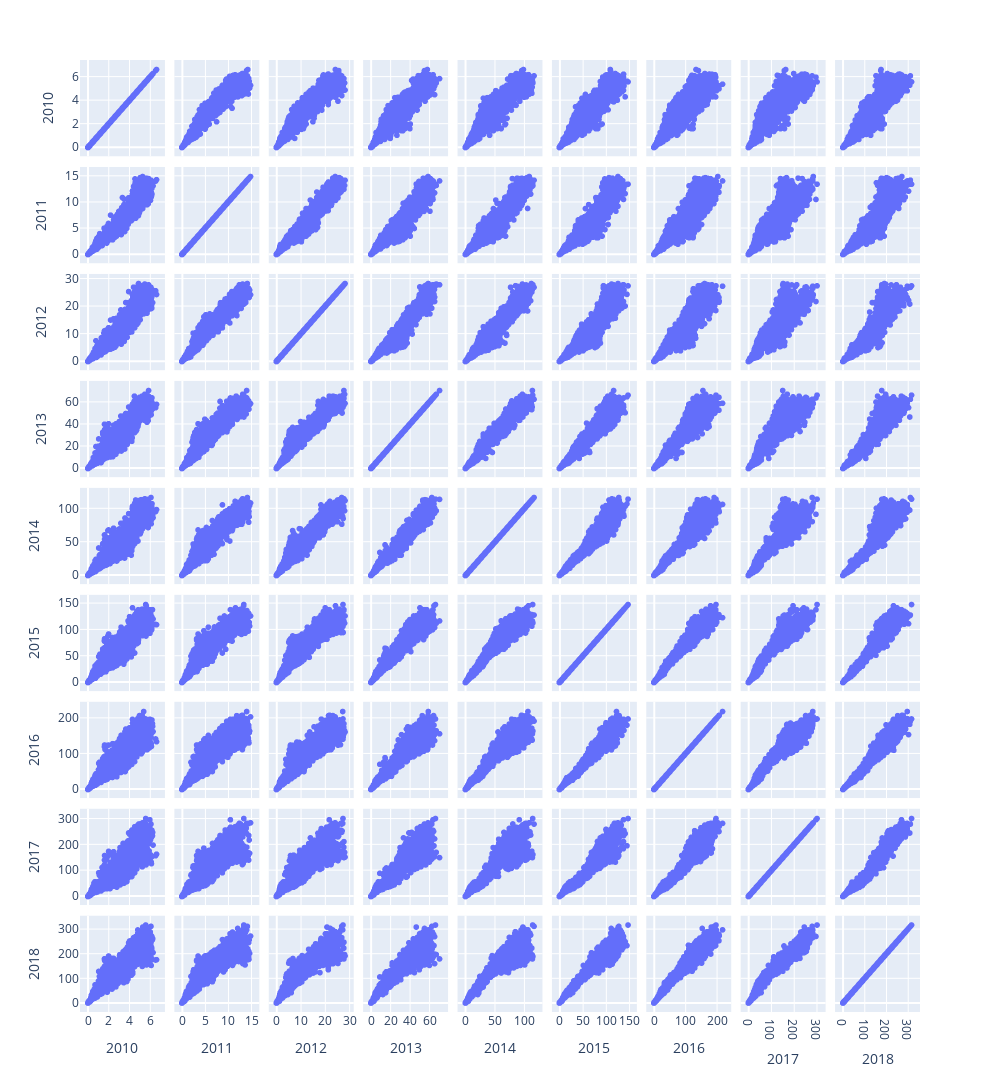

This figure's notebook cell:
### Code cell
import plotly.express as px
fig = px.scatter_matrix(demand_vis, width=1000, height=1200)
fig.show()

### Figure 1 — Plotly figure (JSON) as saved in the notebook; plotly's stock layout.template omitted (floating-point values rounded to 4 significant figures; data arrays with more than 128 entries replaced by an {"elided": "..."} marker saying what was removed)
{"data": [{"dimensions": [{"axis": {"matches": true}, "label": "2010", "values": {"elided": "4096 float values"}}, {"axis": {"matches": true}, "label": "2011", "values": {"elided": "4096 float values"}}, {"axis": {"matches": true}, "label": "2012", "values": {"elided": "4096 float values"}}, {"axis": {"matches": true}, "label": "2013", "values": {"elided": "4096 float values"}}, {"axis": {"matches": true}, "label": "2014", "values": {"elided": "4096 float values"}}, {"axis": {"matches": true}, "label": "2015", "values": {"elided": "4096 float values"}}, {"axis": {"matches": true}, "label": "2016", "values": {"elided": "4096 float values"}}, {"axis": {"matches": true}, "label": "2017", "values": {"elided": "4096 float values"}}, {"axis": {"matches": true}, "label": "2018", "values": {"elided": "4096 float values"}}], "hovertemplate": "%{xaxis.title.text}=%{x}<br>%{yaxis.title.text}=%{y}<extra></extra>", "legendgroup": "", "marker": {"color": "#636efa", "symbol": "circle"}, "name": "", "showlegend": false, "type": "splom"}], "layout": {"dragmode": "select", "height": 1200, "legend": {"tracegroupgap": 0}, "margin": {"t": 60}, "width": 1000}}
